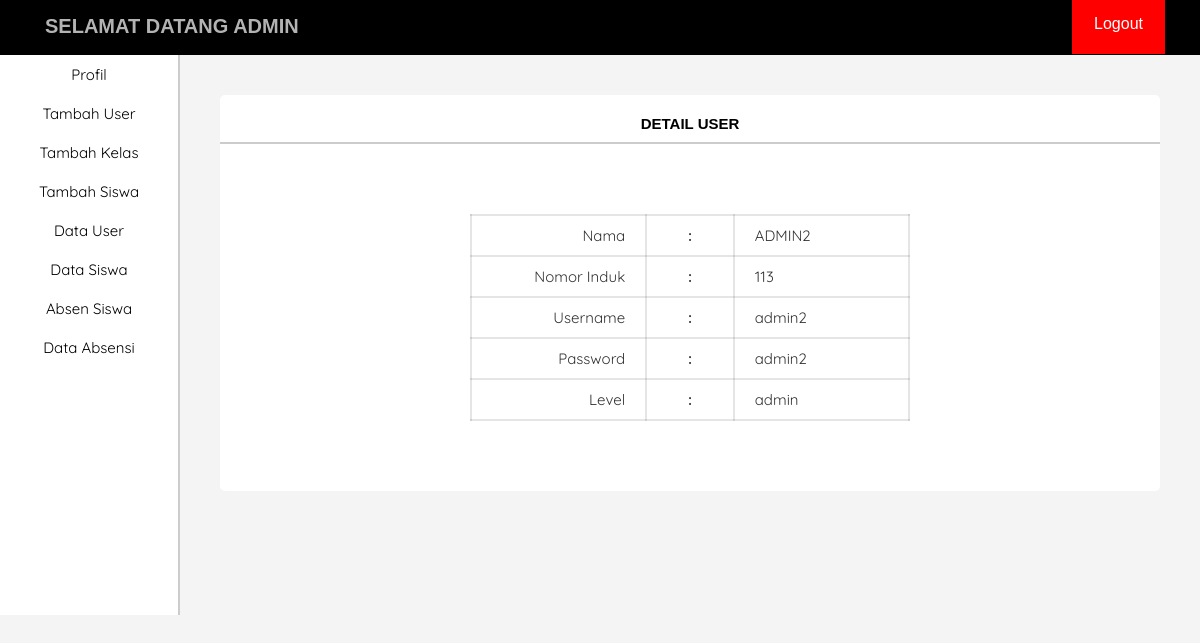
Page /ADMIN/detailUser.php?username=admin2 (signed in) on the committed database.
### tables this page shows
CREATE TABLE `data_admin` (
  `id` int(11) NOT NULL,
  `username` varchar(10) NOT NULL,
  `nama_admin` varchar(100) NOT NULL,
  `no_induk` varchar(15) NOT NULL
);

CREATE TABLE `user` (
  `id` int(11) NOT NULL,
  `username` varchar(10) NOT NULL,
  `password` varchar(255) NOT NULL,
  `level` enum('admin','user') NOT NULL
);

### ADMIN/detailUser.php (the view, shortened to what this page needs)
<?php
require './function.php';
?>
<!DOCTYPE html>
<html lang="en">
<head>
    <link rel="stylesheet" href="../CSS/style_admin.css">
    <link rel="stylesheet" href="https://cdnjs.cloudflare.com/ajax/libs/font-awesome/5.15.1/css/all.min.css">
</head>
<body>
    <header>
        <div class="title">
            <h1>SELAMAT DATANG <?php echo $_SESSION['nama']; ?></h1>
        </div>
        <div class="logout">
            <a href="../logout.php">Logout</a>
        </div>
    </header>
    <main>
        <aside>
            <div class="aside">
                <ul>
                    <a href="./admin.php"><li>Profil</li></a>
                    <a href="./tambahUser.php"><li>Tambah User</li></a>
                    <a href="./tambahKelas.php"><li>Tambah Kelas</li></a>
                    <a href="./tambahSiswa.php"><li>Tambah Siswa</li></a>
                    <a href="./dataUser.php"><li>Data User</li></a>
                    <a href="./dataSiswa.php"><li>Data Siswa</li></a>
                    <a href="./absenSiswa.php"><li>Absen Siswa</li></a>
                    <a href="./dataAbsen.php"><li>Data Absensi</li></a>
                </ul>
            </div>
        </aside>
        <div class="container">
            <div class="card">
                <h1>DETAIL USER</h1>
                <div class="detail">
                    <table class="table" border="1">
                        <?php
                            $user = $_GET['username'];
                            $result = mysqli_query($conn, "SELECT *
                                FROM data_admin INNER JOIN user
                                ON user.username  = '$user'
                            ");
                            $data = mysqli_fetch_assoc($result);
                            if($data['level'] == 'admin'){
                                $sql = mysqli_query($conn, "SELECT * FROM data_admin WHERE username = '$user'");
                                $admin = mysqli_fetch_assoc($sql);
                        ?>
                        <tr>
                            <td>Nama</td>
                            <td class="profile-tengah">:</td>
                            <td class="profile-kanan"><?php echo $admin['nama_admin'] ?></td>
                        </tr>
                        <tr>
                            <td>Nomor Induk</td>
                            <td class="profile-tengah">:</td>
                            <td class="profile-kanan"><?php echo $admin['no_induk'] ?></td>
                        </tr>
                        <?php
                            }
                        ?>
                        <tr>
                            <td>Username</td>
                            <td class="profile-tengah">:</td>
                            <td class="profile-kanan"><?php echo $data['username'] ?></td>
                        </tr>
                        <tr>
                            <td>Password</td>
                            <td class="profile-tengah">:</td>
                            <td class="profile-kanan"><?php echo $data['password'] ?></td>
                        </tr>
                        <tr>
                            <td>Level</td>
                            <td class="profile-tengah">:</td>
                            <td class="profile-kanan"><?php echo $data['level'] ?></td>
                        </tr>
                    </table>
                </div>
            </div>
        </div>
    </main>
</body>
</html>

### CSS/style_admin.css (style rules this page uses)
* { margin: 0; padding: 0; box-sizing: border-box; }
body { font-family: sans-serif; background-color: #f5f4f4; }
header { width: 100%; height: 55px; background-color: #000; padding: 15px; top: 0; z-index: 10; position: fixed; }
.title h1 { float: left; color: #fff; font-size: 20px; opacity: 0.7; padding-left: 30px; }
.logout { float: right; padding-right: 20px; }
.logout a { padding: 22px; text-decoration: none; color: #fff; background-color: red; }
main { padding-top: 55px; }
aside { position: fixed; width: 15%; height: 560px; float: left; background-color: #fff; border-right: 2px solid rgba(0, 0, 0, 0.2); font-family: 'Quicksand', sans-serif; }
.aside li { text-align: center; font-size: 15px; }
.aside a { color: #000; text-decoration: none; }
.aside ul li { padding: 10px; list-style-type: none; }
.container { width: 85%; padding: 40px; float: right; }
.card { background-color: #fff; border-radius: 5px; }
.card h1 { padding-top: 20px; padding-bottom: 10px; text-align: center; font-size: 15px; border-bottom: 2px solid rgba(0, 0, 0, 0.2); }
.table { width: 100%; border-collapse: collapse; border-radius: 20px; }
.table td { width: 40%; text-align: right; padding: 10px; padding-right: 20px; border-collapse: collapse; border: 2px solid rgba(0, 0, 0, 0.1); opacity: 0.8; font-size: 15px; font-family: 'Quicksand', sans-serif; }
.table .profile-kanan { padding-left: 20px; text-align: left; }
.table .profile-tengah { width: 20%; text-align: center; font-weight: bold; padding: 0 20px; }
.detail { padding: 250px; padding-top: 70px; padding-bottom: 70px; width: 100%; border-collapse: collapse; }

### rows in the picture
data_admin: nama_admin "ADMIN2", no_induk "113"
user: username "admin2", password "admin2", level "admin"

### other values in the picture
$_SESSION['nama'] "ADMIN"
